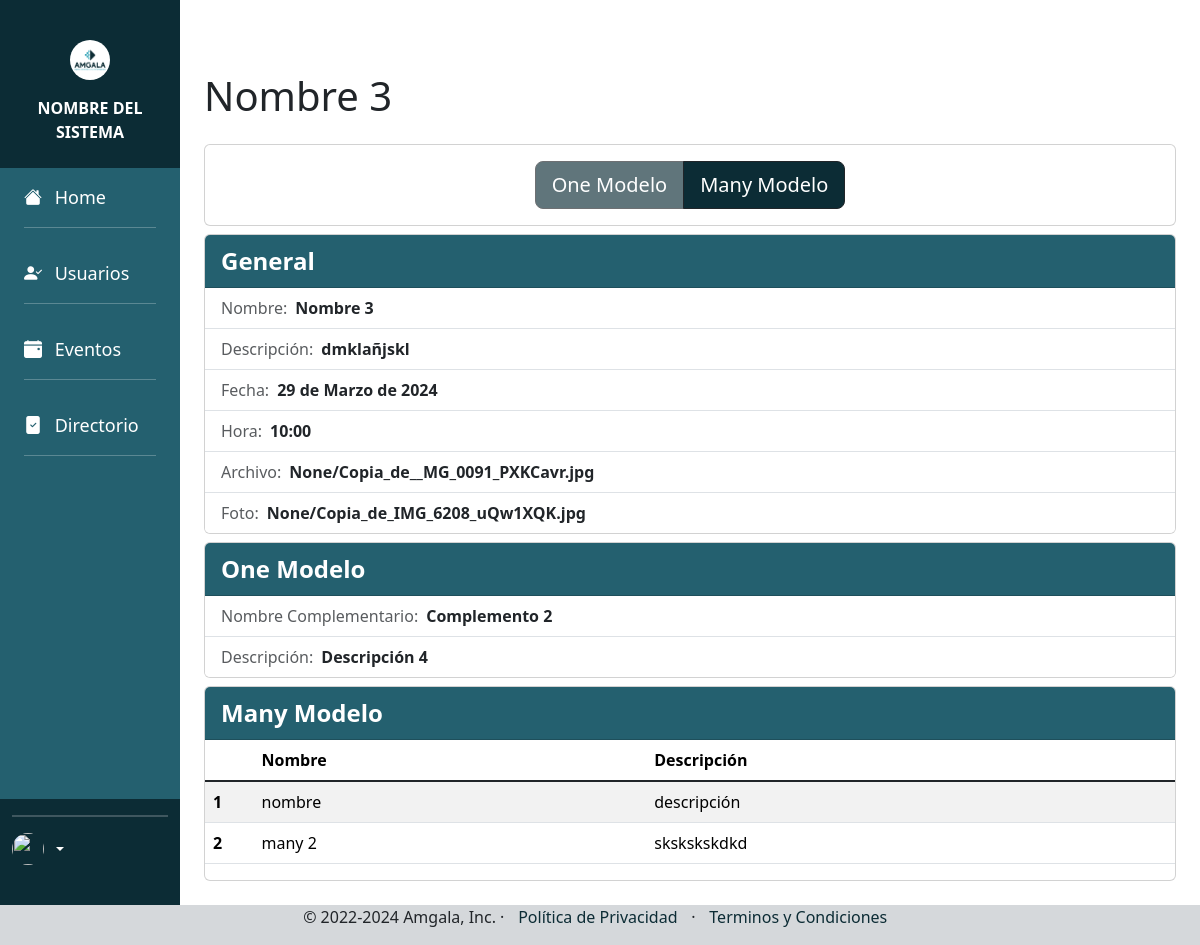
Screenshot of /ver/3/ with the database file from the repository.
### WebPage/models.py (models this page shows, shortened)
class Modelo(models.Model):
    nombre = models.CharField(max_length=100)
    descripcion = models.TextField()
    fecha = models.DateField(auto_now=False, auto_now_add=False, null=True, blank=True)
    hora = models.TimeField(auto_now=False, auto_now_add=False, null=True, blank=True)
    archivo = models.FileField(upload_to=None, max_length=100, null=True)
    foto = models.ImageField(upload_to=None, height_field=None, width_field=None, max_length=None, null=True)
    def __str__(self):
        return self.nombre

class One_Modelo(models.Model):
    modelo = models.OneToOneField("Modelo", on_delete=models.CASCADE, null=True, blank=False)
    nombre_complementario = models.CharField(max_length=50, null=True, blank=False)
    descripcion_complementario = models.CharField(max_length=50, null=True, blank=False)

class Many_Modelo(models.Model):
    modelo = models.ForeignKey("Modelo", on_delete=models.CASCADE, null=True, blank=False)
    nombre_foreign = models.CharField(max_length=50, null=True, blank=False)
    descripcion_foreign = models.CharField(max_length=50, null=True, blank=False)

### WebPage/views.py (the view)
# urls.py: path('ver/<int:pk>/', views.ver_modelo, name='ver_modelox'),
def ver_modelo(request, pk):
    modelo = get_object_or_404(Modelo, pk=pk)
    return render(request, 'modelo_ver.html', {'dato': modelo, 'modificacion':True})

### WebPage/templates/modelo_ver.html (shortened to what this page needs)
{%extends 'main.html'%}{%block title%}{{titulo|upper}}{%endblock title%}
{%load static%}
{%block content%}
<main id="main-sistema">
    <section id="sidebar-sistema">
        {%include 'sidebar.html'%}
    </section>
    <section id="contenido-sistema">
        <div class="container p-4 mt-lg-5">
            <div class="row d-flex align-items-center justify-content-between">
                <div class="col-12">
                    <h1 class="text-center text-md-start">{{dato}}</h1>
                    <div class="card mt-4">
                        <div class="card-body">
                            <div class="text-center">
                                <div class="btn-group text-end">
                                    <a href="{%url 'one_modelo-crear' dato.id%}" class="btn btn-sistema btn-dark btn-lg {%if dato.one_modelo%}disabled{%endif%}">One Modelo</a>
                                    <a href="{%url 'many_modelo-crear' dato.id%}" class="btn btn-sistema btn-dark btn-lg ">Many Modelo</a>
                                </div>
                            </div>
                        </div>
                    </div>
                    {%include 'modelo_complemento.html'%}
                </div>
            </div>
        </div>
    </section>
</main>
{%include 'footer.html'%}
{%endblock content%}

### _templates/templates_main/main.html (shortened to what this page needs)
{%load static%}
<!DOCTYPE html>
<html lang="es">
<head>
    <link rel="stylesheet" href="https://cdn.jsdelivr.net/npm/bootstrap-icons@1.11.3/font/bootstrap-icons.min.css">
    <link rel="stylesheet" href="{%static 'styles/bootstrap.min.css'%}">
    <link rel="stylesheet" href="{%static 'styles/main.css'%}">
</head>
<body>
    {%block content%}{%endblock%}
</body>
</html>

### _templates/templates_main/sidebar.html (shortened to what this page needs)
{%load static%}
<div class="container-fluid h-100 d-flex flex-column py-2 py-md-3" id="contenedor-sidebar">
    <div id="nav-sidebar"
        class="row d-flex flex-lg-column justify-content-between w-100 my-4 align-self-center align-items-center g-0">
        <a href="{%url 'home'%}" class="col-auto mb-lg-3" id="header-sidebar">
            <img class="logo-sistema" src="{%static 'images/logo.png'%}" alt="">
        </a>
        <a href="{%url 'home'%}" class="titulo-sidebar fw-bold fs-lg-5 text-lg-center col-auto px-3"
            id="header-sidebar">
            NOMBRE DEL SISTEMA
        </a>
    </div>
    <div class="row d-flex flex-grow-1 flex-column offcanvas-lg offcanvas-start px-2 py-4 p-md-0 "
        id="contenido-sidebar">
        <div class="container d-flex flex-column h-100">
            <div class="row d-flex flex-grow-1 px-3" id="menu-sidebar">
                <ul class="mynav nav nav-pills flex-column mb-auto p-2">
                    <li class="nav-item my-2">
                        <a href="{%url 'home'%}">
                            <i class="bi bi-house-fill"></i>
                            <span class="mx-2">Home</span>
                            <hr>
                        </a>
                    </li>
                    <li class="nav-item my-2">
                        <a href="{%url 'modelo-lista'%}">
                            <i class="bi bi-person-check-fill"></i>
                            <span class="mx-2">Usuarios</span>
                            <hr>
                        </a>
                    </li>
                    <li class="nav-item my-2">
                        <a href="#">
                            <i class="bi bi-calendar-event-fill"></i>
                            <span class="mx-2">Eventos</span>
                            <hr>
                        </a>
                    </li>
                    <li class="nav-item my-2">
                        <a href="#">
                            <i class="bi bi-file-check-fill"></i>
                            <span class="mx-2">Directorio</span>
                            <hr>
                        </a>
                    </li>
                </ul>
            </div>
            <hr class="linea">
            <div class="row d-flex pb-4">
                <div class="dropdown">
                    <a href="#" class="d-flex align-items-center text-white text-decoration-none dropdown-toggle"
                        data-bs-toggle="dropdown" aria-expanded="false">
                        <img src="https://github.com/mdo.png" alt="" width="32" height="32" class="rounded-circle me-2">
                    </a>
                </div>
            </div>
        </div>
    </div>
</div>

### WebPage/templates/modelo_complemento.html (shortened to what this page needs)
<div class="card mt-2">
    <div class="card-header fw-bolder d-flex justify-content-between align-items-center">
        <span>General</span>
    </div>
    <ul class="list-group list-group-flush">
        <li class="list-group-item"><span class="text-muted">Nombre:</span><span
                class="mx-2 fw-bold">{{dato.nombre}}</span></li>
        <li class="list-group-item"><span class="text-muted">Descripción:</span><span
                class="mx-2 fw-bold">{{dato.descripcion}}</span></li>
        <li class="list-group-item"><span class="text-muted">Fecha:</span><span
                class="mx-2 fw-bold">{{dato.fecha}}</span></li>
        <li class="list-group-item"><span class="text-muted">Hora:</span><span class="mx-2 fw-bold">{{dato.hora}}</span>
        </li>
        <li class="list-group-item"><span class="text-muted">Archivo:</span><span
                class="mx-2 fw-bold">{{dato.archivo}}</span></li>
        <li class="list-group-item"><span class="text-muted">Foto:</span><span class="mx-2 fw-bold">{{dato.foto}}</span>
        </li>
    </ul>
</div>
{%if dato.one_modelo%}
<div class="card mt-2">
    <div class="card-header fw-bolder d-flex justify-content-between align-items-center">
        <span>One Modelo</span>
    </div>
    <ul class="list-group list-group-flush">
        <li class="list-group-item"><span class="text-muted">Nombre Complementario:</span><span
                class="mx-2 fw-bold">{{dato.one_modelo.nombre_complementario}}</span></li>
        <li class="list-group-item"><span class="text-muted">Descripción:</span><span
                class="mx-2 fw-bold">{{dato.one_modelo.descripcion_complementario}}</span></li>
    </ul>
</div>
{%endif%}
{%if dato.many_modelo_set.all %}
<div class="card mt-2">
    <div class="card-header fw-bolder d-flex justify-content-between align-items-center">
        <span>Many Modelo</span>
    </div>
    <div class="table-responsive">
        <table class="table table-striped">
            <thead>
                <tr>
                    <th style="width: 5%;" scope="col"></th>
                    <th style="width: auto;" scope="col">Nombre</th>
                    <th style="width: auto;" scope="col">Descripción</th>
                </tr>
            </thead>
            <tbody class="table-group-divider">
                {%for x in dato.many_modelo_set.all %}
                <tr>
                    <th style="width: 5%;" scope="row">{{forloop.counter}}</th>
                    <td style="width: auto;">{{x.nombre_foreign}}</td>
                    <td style="width: auto;">{{x.descripcion_foreign}}</td>
                </tr>
                {%endfor%}
            </tbody>
        </table>
    </div>
</div>
{%endif%}

### _templates/templates_wp/footer.html
<footer class="container-fluid">
    <p class="text-center">&copy; 2022-2024 Amgala, Inc. &middot; <a class="boton-home" href="{%url 'privacidad'%}">Política de Privacidad</a> &middot; <a class="boton-home" href="{%url 'terminos'%}">Terminos y
            Condiciones</a></p>
</footer>

### _static/styles/main.css (style rules this page uses)
:root { --principal: #0c2c35; --separador: #103844; --complementario: #3c9cae; --terciaro: #24606f; --cuaternario: #9bcfda; --fondo: white; --fondo-complementario: #d5d8db; --font: "Quicksand"; --gris:#e4e4e4; --gris2:#bbbbbb; --gris3:#919191; --gris4:#f9f9f9; --gris5:#5a5a5a; }
html { margin: 0; padding: 0; height: 100vh; width: 100vw; }
body { display: flex; flex-direction: column; height: 100vh; width: 100vw; margin: 0; padding: 0; background-color: var(--fondo); }
main { display: flex; flex: 1; flex-direction: column; overflow-y: hidden; scrollbar-width: thin; scrollbar-color: rgb(175, 175, 175) transparent; background-color: var(--fondo); }
li a, p a { text-decoration: none; color: var(--principal); }
#menu-sidebar a { color: var(--fondo); font-size: large; }
.linea { border: solid var(--fondo-complementario) 0.1px; }
.boton-home { text-decoration: none; color: var(--principal); margin: 0.3rem; padding: 0.3rem; }
footer { background-color: var(--fondo-complementario); }
#sidebar-sistema { max-height: 100%; }
#nav-sidebar, #nav-sidebar a, .hamburguesa { color: var(--fondo); text-decoration: none !important; background-color: var(--principal); }
#contenedor-sidebar { background-color: var(--principal); }
#contenido-sidebar { background-color: var(--principal); }
#menu-sidebar { background-color: var(--terciaro); }
#contenido-sistema { max-height: 100%; overflow-y: scroll; scrollbar-width: thin; scrollbar-color: rgb(175, 175, 175) transparent; flex: 1; background-color: var(--fondo); }
#sidebar-sistema, #contenido-sistema { width: 100%; }
.logo-sistema { width: 40px; aspect-ratio: 1 / 1; border-radius: 50%; background-color: var(--fondo); object-fit: contain; }
.btn-sistema { color: var(--fondo) !important; text-decoration: none; background-color: var(--principal) !important; }
.card-header { background-color: var(--terciaro); color: var(--fondo); font-size: 1.5rem; }
@media (min-width: 992px) { #main-sistema { flex-direction: row; flex-wrap: nowrap; } }
@media (min-width: 992px) { #sidebar-sistema { width: 20%; } }
@media (min-width: 1200px) { #sidebar-sistema { width: 15%; } }

### rows the page displays
Modelo: nombre "Nombre 3", descripcion "dmklañjskl", fecha "29 de Marzo de 2024", hora "10:00", archivo "None/Copia_de__MG_0091_PXKCavr.jpg", foto "None/Copia_de_IMG_6208_uQw1XQK.jpg", one_modelo.nombre_complementario "Complemento 2", one_modelo.descripcion_complementario "Descripción 4"
Many_Modelo: nombre_foreign "nombre", descripcion_foreign "descripción"
Many_Modelo: nombre_foreign "many 2", descripcion_foreign "skskskskdkd"
